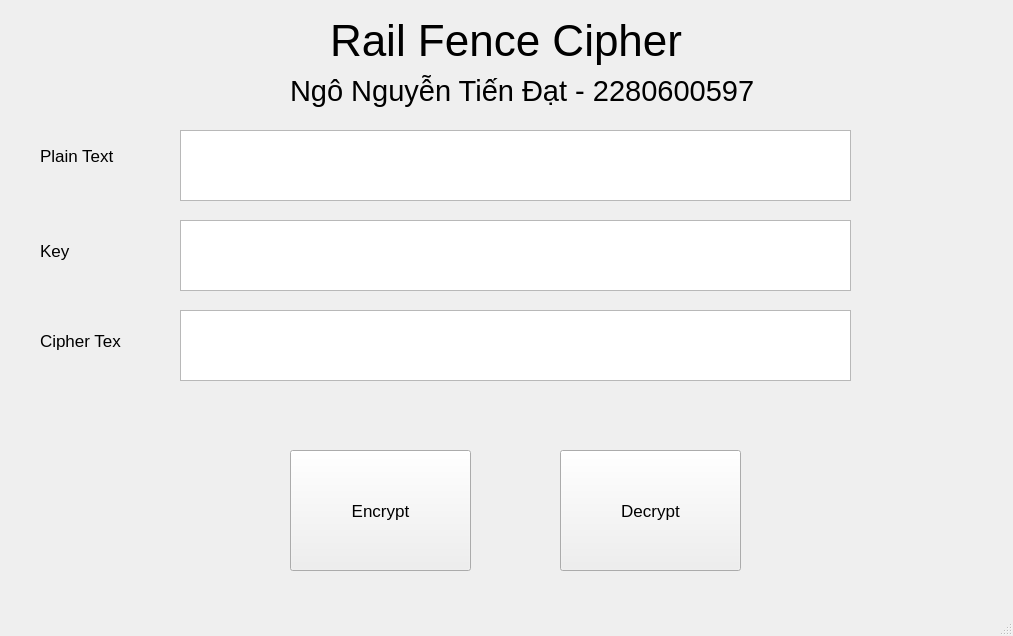
<?xml version="1.0" encoding="UTF-8"?>
<ui version="4.0">
 <class>MainWindow</class>
 <widget class="QMainWindow" name="MainWindow">
  <property name="geometry">
   <rect>
    <x>0</x>
    <y>0</y>
    <width>1013</width>
    <height>636</height>
   </rect>
  </property>
  <property name="windowTitle">
   <string>MainWindow</string>
  </property>
  <widget class="QWidget" name="centralwidget">
   <widget class="QLabel" name="label_4">
    <property name="geometry">
     <rect>
      <x>330</x>
      <y>10</y>
      <width>371</width>
      <height>61</height>
     </rect>
    </property>
    <property name="font">
     <font>
      <pointsize>33</pointsize>
     </font>
    </property>
    <property name="text">
     <string>Rail Fence Cipher</string>
    </property>
   </widget>
   <widget class="QLabel" name="label_5">
    <property name="geometry">
     <rect>
      <x>290</x>
      <y>60</y>
      <width>521</width>
      <height>61</height>
     </rect>
    </property>
    <property name="font">
     <font>
      <pointsize>22</pointsize>
     </font>
    </property>
    <property name="text">
     <string>Ngô Nguyễn Tiến Đạt - 2280600597</string>
    </property>
   </widget>
   <widget class="QPlainTextEdit" name="CipherText">
    <property name="geometry">
     <rect>
      <x>180</x>
      <y>310</y>
      <width>671</width>
      <height>71</height>
     </rect>
    </property>
   </widget>
   <widget class="QPushButton" name="Decrypt">
    <property name="geometry">
     <rect>
      <x>560</x>
      <y>450</y>
      <width>181</width>
      <height>121</height>
     </rect>
    </property>
    <property name="font">
     <font>
      <pointsize>13</pointsize>
     </font>
    </property>
    <property name="text">
     <string>Decrypt</string>
    </property>
   </widget>
   <widget class="QLabel" name="label">
    <property name="geometry">
     <rect>
      <x>40</x>
      <y>130</y>
      <width>81</width>
      <height>51</height>
     </rect>
    </property>
    <property name="font">
     <font>
      <pointsize>13</pointsize>
     </font>
    </property>
    <property name="text">
     <string>Plain Text</string>
    </property>
   </widget>
   <widget class="QLabel" name="label_2">
    <property name="geometry">
     <rect>
      <x>40</x>
      <y>230</y>
      <width>91</width>
      <height>41</height>
     </rect>
    </property>
    <property name="font">
     <font>
      <pointsize>13</pointsize>
     </font>
    </property>
    <property name="text">
     <string>Key</string>
    </property>
   </widget>
   <widget class="QPlainTextEdit" name="KeyText">
    <property name="geometry">
     <rect>
      <x>180</x>
      <y>220</y>
      <width>671</width>
      <height>71</height>
     </rect>
    </property>
   </widget>
   <widget class="QPushButton" name="Encrypt">
    <property name="geometry">
     <rect>
      <x>290</x>
      <y>450</y>
      <width>181</width>
      <height>121</height>
     </rect>
    </property>
    <property name="font">
     <font>
      <pointsize>13</pointsize>
     </font>
    </property>
    <property name="text">
     <string>Encrypt</string>
    </property>
   </widget>
   <widget class="QLabel" name="label_3">
    <property name="geometry">
     <rect>
      <x>40</x>
      <y>310</y>
      <width>81</width>
      <height>61</height>
     </rect>
    </property>
    <property name="font">
     <font>
      <pointsize>13</pointsize>
     </font>
    </property>
    <property name="text">
     <string>Cipher Text</string>
    </property>
   </widget>
   <widget class="QPlainTextEdit" name="PlainText">
    <property name="geometry">
     <rect>
      <x>180</x>
      <y>130</y>
      <width>671</width>
      <height>71</height>
     </rect>
    </property>
   </widget>
  </widget>
  <widget class="QMenuBar" name="menubar">
   <property name="geometry">
    <rect>
     <x>0</x>
     <y>0</y>
     <width>1013</width>
     <height>21</height>
    </rect>
   </property>
  </widget>
  <widget class="QStatusBar" name="statusbar"/>
 </widget>
 <resources/>
 <connections/>
</ui>
